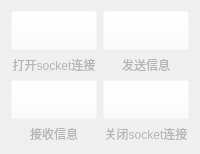
     <widget class="QWidget" name="page_3">
      <layout class="QGridLayout" name="gridLayout_7">
       <item row="0" column="0">
        <widget class="QPushButton" name="socket_openButton">
         <property name="maximumSize">
          <size>
           <width>153</width>
           <height>40</height>
          </size>
         </property>
         <property name="font">
          <font>
           <family>Times New Roman</family>
           <pointsize>20</pointsize>
          </font>
         </property>
         <property name="whatsThis">
          <string>socket_open(address, port, timeout) ex: socket_open(192.168.1.10, 6000, 3000)  timeout is in ms (maximum 3000ms), if not set, timeout will be 1000ms by default. </string>
         </property>
         <property name="styleSheet">
          <string notr="true">background-color: rgba(255, 255, 255, 0);</string>
         </property>
         <property name="text">
          <string/>
         </property>
         <property name="icon">
          <iconset resource="images.qrc">
           <normaloff>:/images/icon-socket_open .png</normaloff>:/images/icon-socket_open .png</iconset>
         </property>
         <property name="iconSize">
          <size>
           <width>153</width>
           <height>40</height>
          </size>
         </property>
        </widget>
       </item>
       <item row="0" column="1">
        <widget class="QPushButton" name="socket_sendButton">
         <property name="maximumSize">
          <size>
           <width>153</width>
           <height>40</height>
          </size>
         </property>
         <property name="font">
          <font>
           <family>Times New Roman</family>
           <pointsize>20</pointsize>
          </font>
         </property>
         <property name="whatsThis">
          <string>socket_send(message), ex: socket_send(this is a test message)</string>
         </property>
         <property name="styleSheet">
          <string notr="true">background-color: rgba(255, 255, 255, 0);</string>
         </property>
         <property name="text">
          <string/>
         </property>
         <property name="icon">
          <iconset resource="images.qrc">
           <normaloff>:/images/icon-socket_send.png</normaloff>:/images/icon-socket_send.png</iconset>
         </property>
         <property name="iconSize">
          <size>
           <width>153</width>
           <height>40</height>
          </size>
         </property>
        </widget>
       </item>
       <item row="2" column="0">
        <widget class="QPushButton" name="socket_rcvButton">
         <property name="maximumSize">
          <size>
           <width>153</width>
           <height>40</height>
          </size>
         </property>
         <property name="font">
          <font>
           <family>Times New Roman</family>
           <pointsize>20</pointsize>
          </font>
         </property>
         <property name="whatsThis">
          <string>socket_rcv(timeout)    if timeout not set, timeout will be 3000ms by default.</string>
         </property>
         <property name="styleSheet">
          <string notr="true">background-color: rgba(255, 255, 255, 0);</string>
         </property>
         <property name="text">
          <string/>
         </property>
         <property name="icon">
          <iconset resource="images.qrc">
           <normaloff>:/images/icon-socket_rcv.png</normaloff>:/images/icon-socket_rcv.png</iconset>
         </property>
         <property name="iconSize">
          <size>
           <width>153</width>
           <height>40</height>
          </size>
         </property>
        </widget>
       </item>
       <item row="2" column="1">
        <widget class="QPushButton" name="socket_closeButton">
         <property name="maximumSize">
          <size>
           <width>153</width>
           <height>40</height>
          </size>
         </property>
         <property name="font">
          <font>
           <family>Times New Roman</family>
           <pointsize>20</pointsize>
          </font>
         </property>
         <property name="whatsThis">
          <string>Close the socket</string>
         </property>
         <property name="styleSheet">
          <string notr="true">background-color: rgba(255, 255, 255, 0);</string>
         </property>
         <property name="text">
          <string/>
         </property>
         <property name="icon">
          <iconset resource="images.qrc">
           <normaloff>:/images/icon-socket_close.png</normaloff>:/images/icon-socket_close.png</iconset>
         </property>
         <property name="iconSize">
          <size>
           <width>153</width>
           <height>40</height>
          </size>
         </property>
        </widget>
       </item>
       <item row="1" column="0">
        <widget class="QLabel" name="socketOpenLabel">
         <property name="styleSheet">
          <string notr="true">color:rgb(179, 181, 180)</string>
         </property>
         <property name="text">
          <string>打开socket连接</string>
         </property>
         <property name="alignment">
          <set>Qt::AlignCenter</set>
         </property>
        </widget>
       </item>
       <item row="1" column="1">
        <widget class="QLabel" name="socketSendLabel">
         <property name="styleSheet">
          <string notr="true">color:rgb(179, 181, 180)</string>
         </property>
         <property name="text">
          <string>发送信息</string>
         </property>
         <property name="alignment">
          <set>Qt::AlignCenter</set>
         </property>
        </widget>
       </item>
       <item row="3" column="0">
        <widget class="QLabel" name="socketRcvLabel">
         <property name="styleSheet">
          <string notr="true">color:rgb(179, 181, 180)</string>
         </property>
         <property name="text">
          <string>接收信息</string>
         </property>
         <property name="alignment">
          <set>Qt::AlignCenter</set>
         </property>
        </widget>
       </item>
       <item row="3" column="1">
        <widget class="QLabel" name="socketCloseLabel">
         <property name="styleSheet">
          <string notr="true">color:rgb(179, 181, 180)</string>
         </property>
         <property name="text">
          <string>关闭socket连接</string>
         </property>
         <property name="alignment">
          <set>Qt::AlignCenter</set>
         </property>
        </widget>
       </item>
      </layout>
     </widget>
